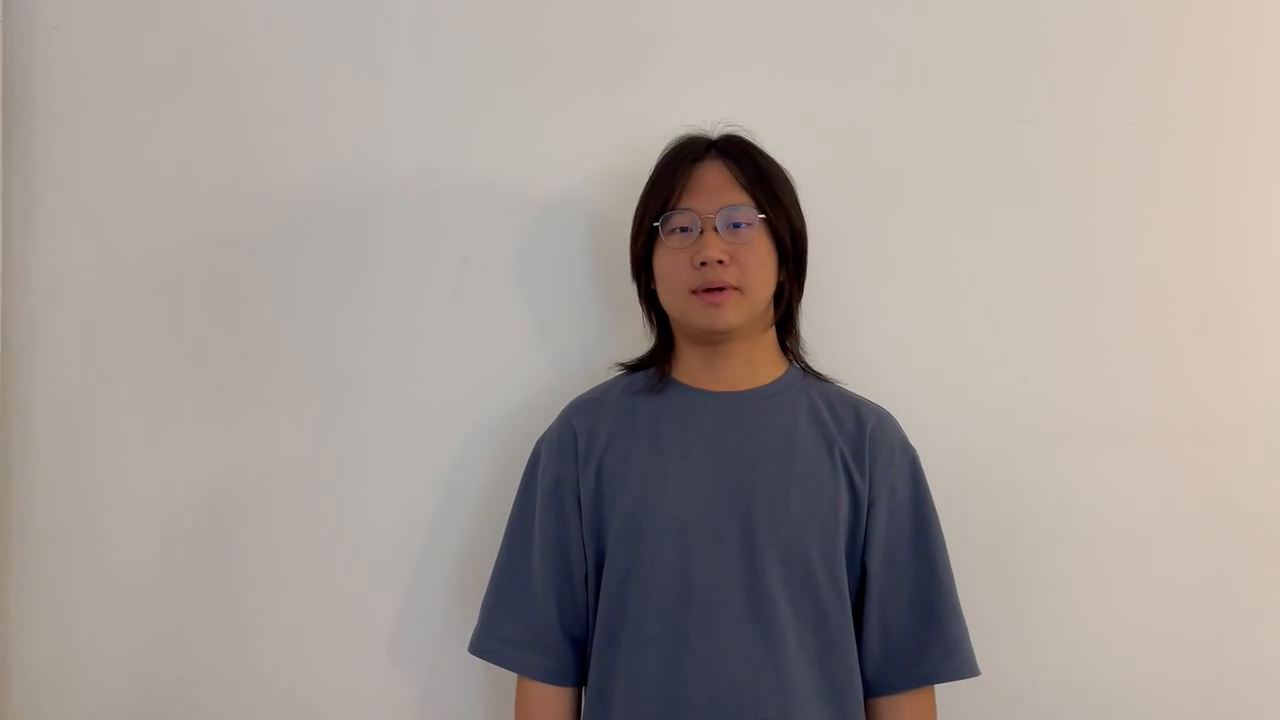
#> input picture frame 46 of materials/gestures/Homogeneity1_TargetPremise(Positive).mp4, 1280 x 720 px
$ python anonymize_videos.py
#> lines starting #> are read from the running program, lines starting #| are printed output that depends on the picture; after the words box and inside, x2 and y2 are one past the last pixel; in counts of white or black regions, pixels touching at a corner belong together
#> further down, frame is the input picture: shape (720, 1280, 3); mean B, G, R 150.2, 155, 163.3
from pathlib import Path
import cv2

def cartoonize(frame):
    gray = cv2.cvtColor(frame, cv2.COLOR_BGR2GRAY)
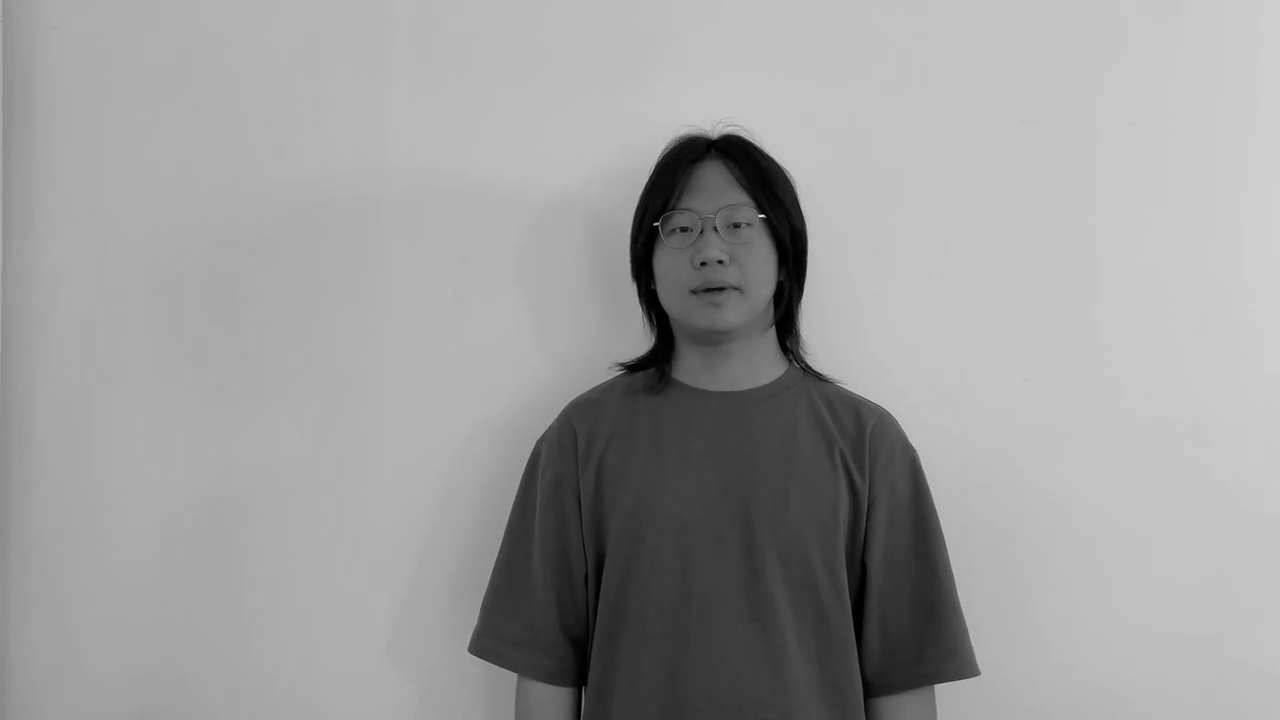
#> gray: shape (720, 1280); min 0, max 233, mean 157
    gray = cv2.medianBlur(gray, 11)
    edges = cv2.adaptiveThreshold(
        gray, 255,
        cv2.ADAPTIVE_THRESH_MEAN_C,
        cv2.THRESH_BINARY,
        15, 8
    )
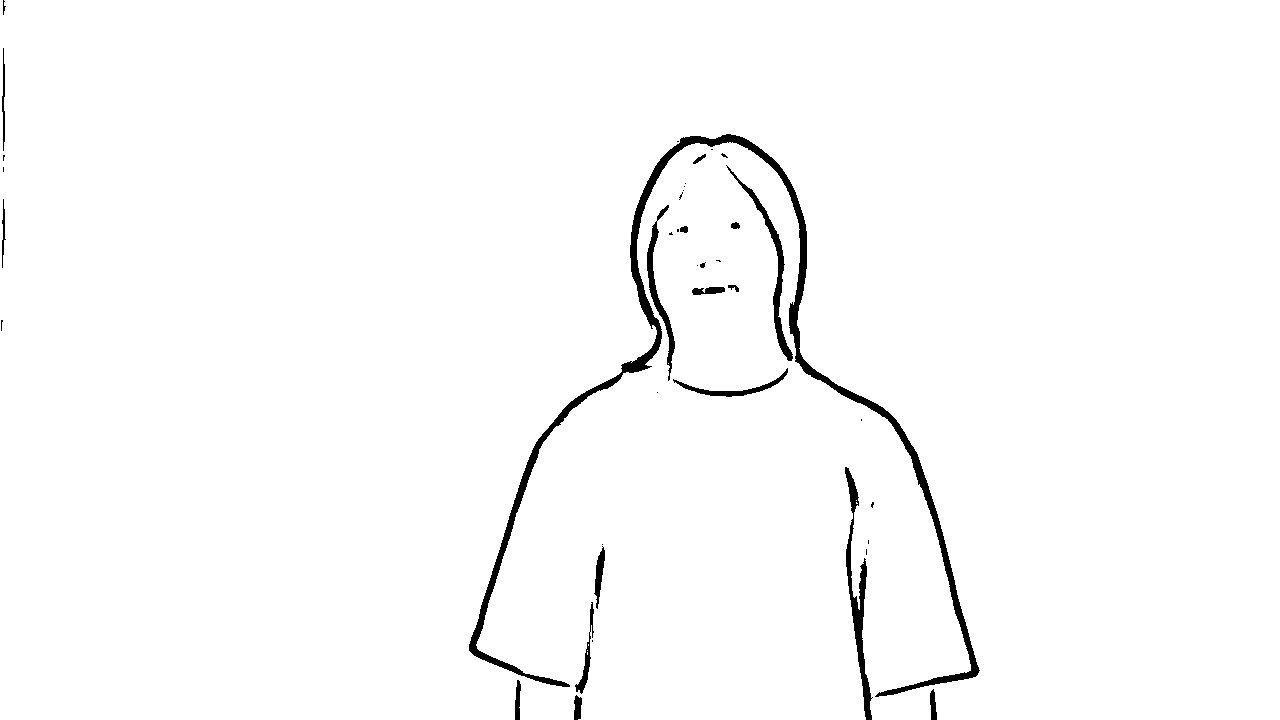
#> edges: shape (720, 1280); 98.2% white; 40 black regions (21 under 20 px), largest, box (x1, y1, x2, y2) and area: (469, 134, 980, 697) 9974, (845, 467, 873, 720) 1732, (726, 165, 793, 361) 1208
    color = cv2.bilateralFilter(frame, 9, 300, 300)
    return cv2.bitwise_and(color, color, mask=edges)


# anonymize_videos.py is inside ...\multimodal-vlm-inference\code
project_dir = Path(__file__).resolve().parent.parent

input_path = project_dir / "materials" / "gestures" / "Homogeneity1_TargetPremise(Positive).mp4"
output_path = project_dir / "materials" / "gestures" / "cartoon_noaudio.mp4"

print("Input:", input_path)
print("Exists:", input_path.exists())

cap = cv2.VideoCapture(str(input_path))

if not cap.isOpened():
    raise RuntimeError(f"Could not open video: {input_path}")

fps = cap.get(cv2.CAP_PROP_FPS)
w = int(cap.get(cv2.CAP_PROP_FRAME_WIDTH))
h = int(cap.get(cv2.CAP_PROP_FRAME_HEIGHT))

out = cv2.VideoWriter(
    str(output_path),
    cv2.VideoWriter_fourcc(*"mp4v"),
    fps,
    (w, h)
)

while True:
    ok, frame = cap.read()
    if not ok:
        break

    out.write(cartoonize(frame))

cap.release()
out.release()

print("Saved:", output_path)

$ run again, starting later in the video
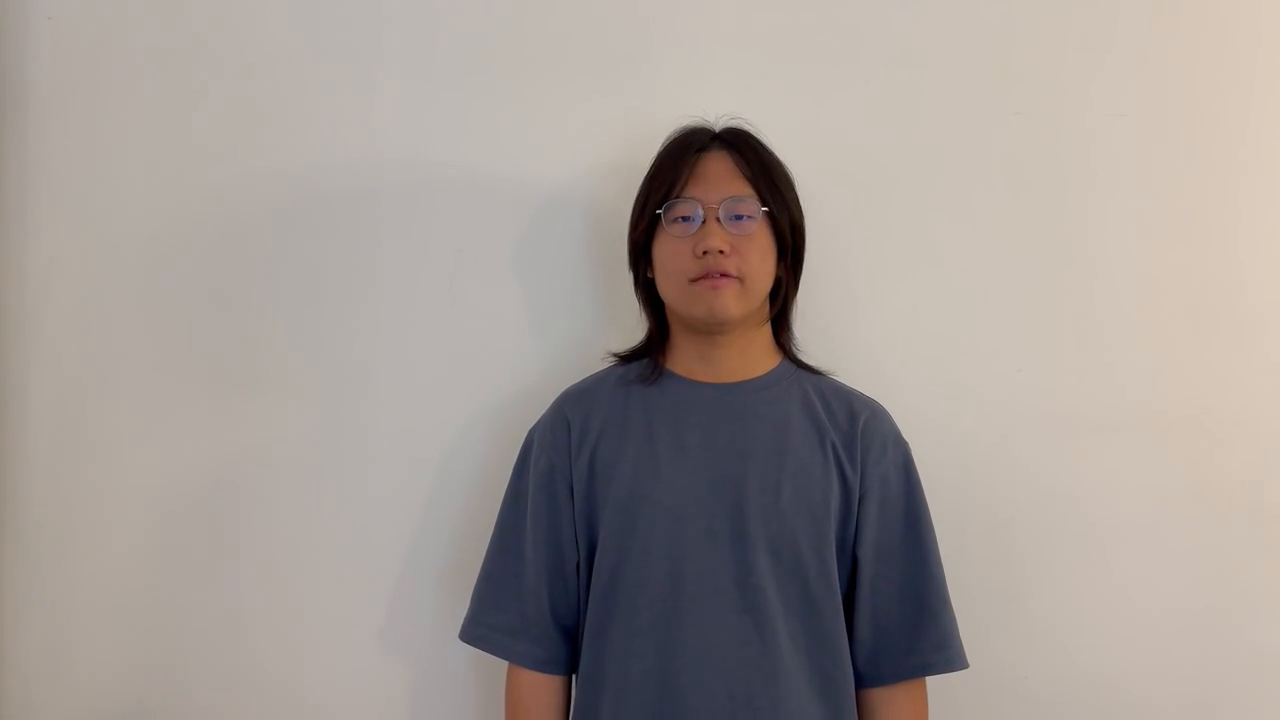
#> input picture frame 208 of materials/gestures/Homogeneity1_TargetPremise(Positive).mp4, 1280 x 720 px
#> frame is the input picture: shape (720, 1280, 3); mean B, G, R 150, 154.7, 163.1
#> in cartoonize, `gray = cv2.cvtColor(frame, cv2.COLOR_BGR2GRAY)`:
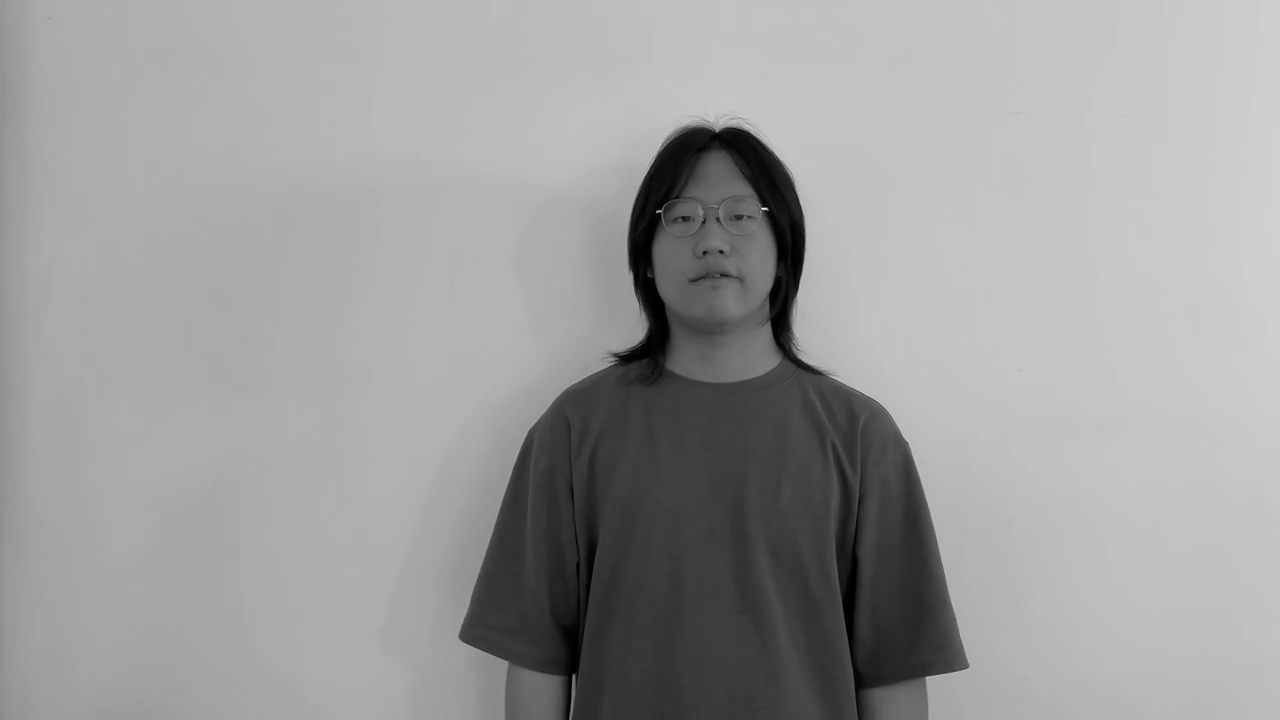
#> gray: shape (720, 1280); min 0, max 242, mean 156.7
#> in cartoonize, `edges = cv2.adaptiveThreshold( gray, 255, cv2.ADAPTIVE_THRESH_MEAN_C, ..`:
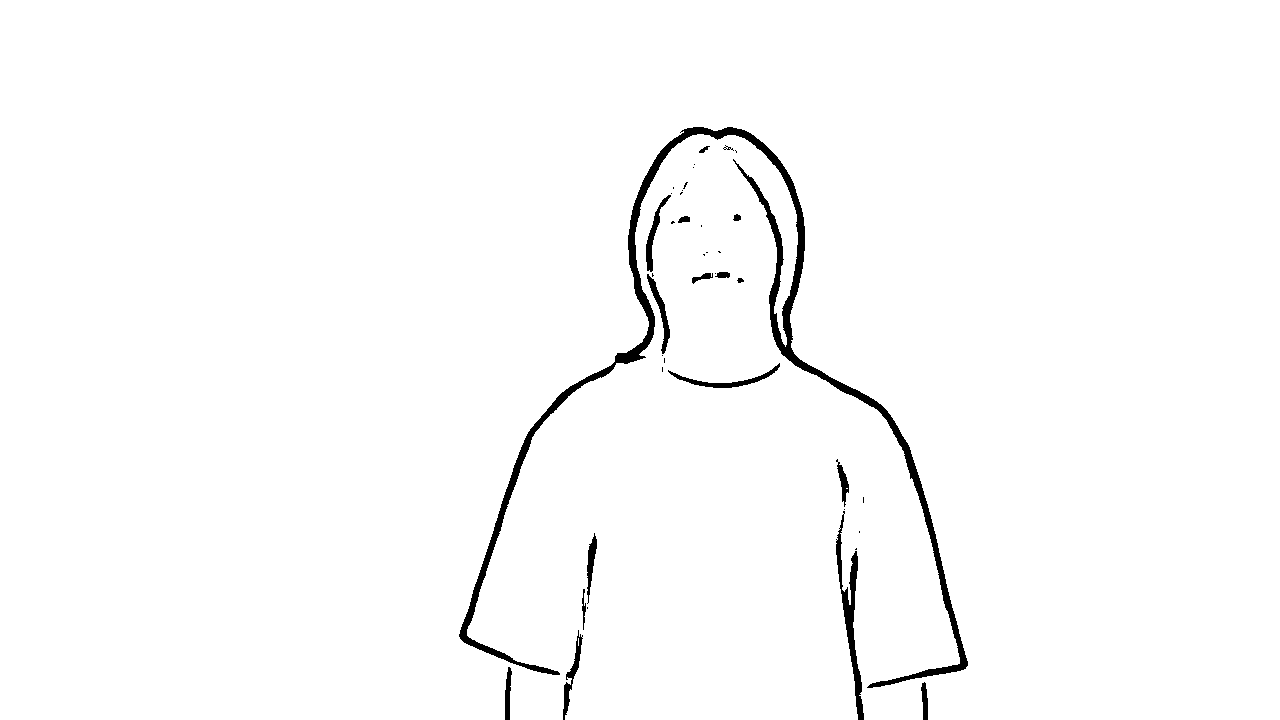
#> edges: shape (720, 1280); 98.3% white; 41 black regions (23 under 20 px), largest, box (x1, y1, x2, y2) and area: (459, 127, 968, 688) 11103, (836, 511, 864, 720) 1459, (668, 363, 780, 388) 515

$ run again, starting later in the video
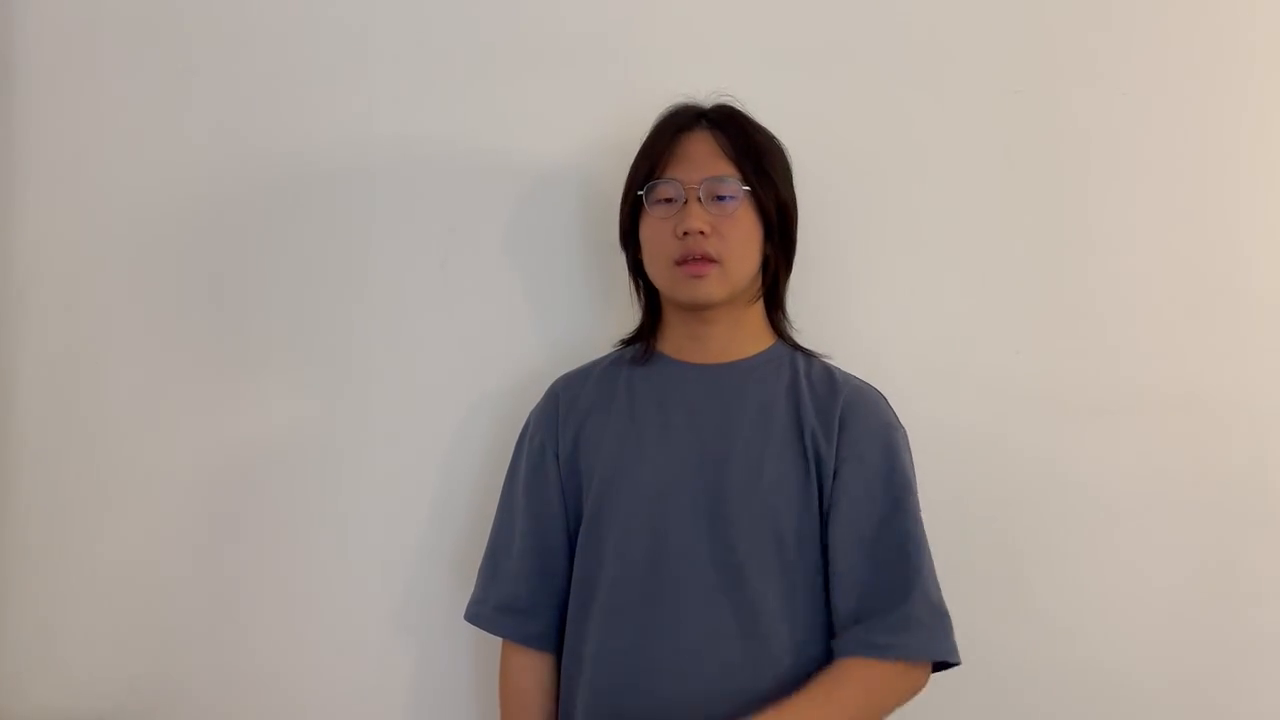
#> input picture frame 371 of materials/gestures/Homogeneity1_TargetPremise(Positive).mp4, 1280 x 720 px
#> frame is the input picture: shape (720, 1280, 3); mean B, G, R 149.1, 154, 162.9
#> in cartoonize, `gray = cv2.cvtColor(frame, cv2.COLOR_BGR2GRAY)`:
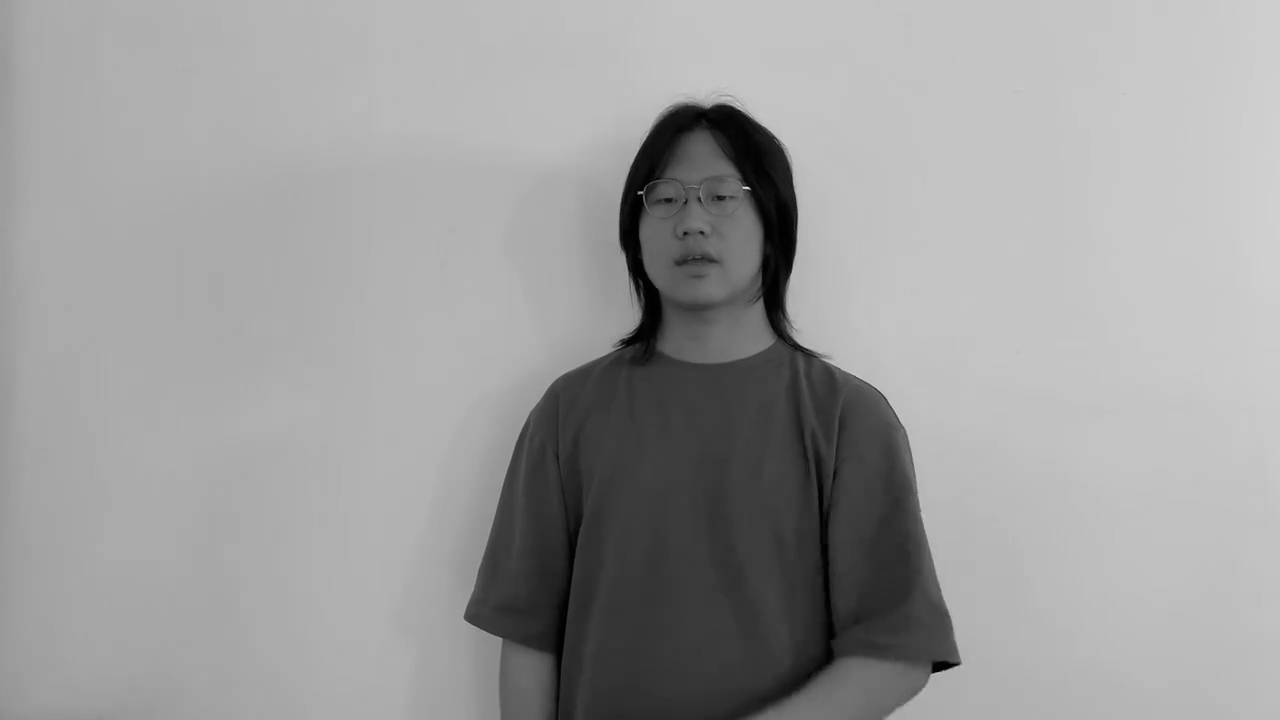
#> gray: shape (720, 1280); min 0, max 218, mean 156.2
#> in cartoonize, `edges = cv2.adaptiveThreshold( gray, 255, cv2.ADAPTIVE_THRESH_MEAN_C, ..`:
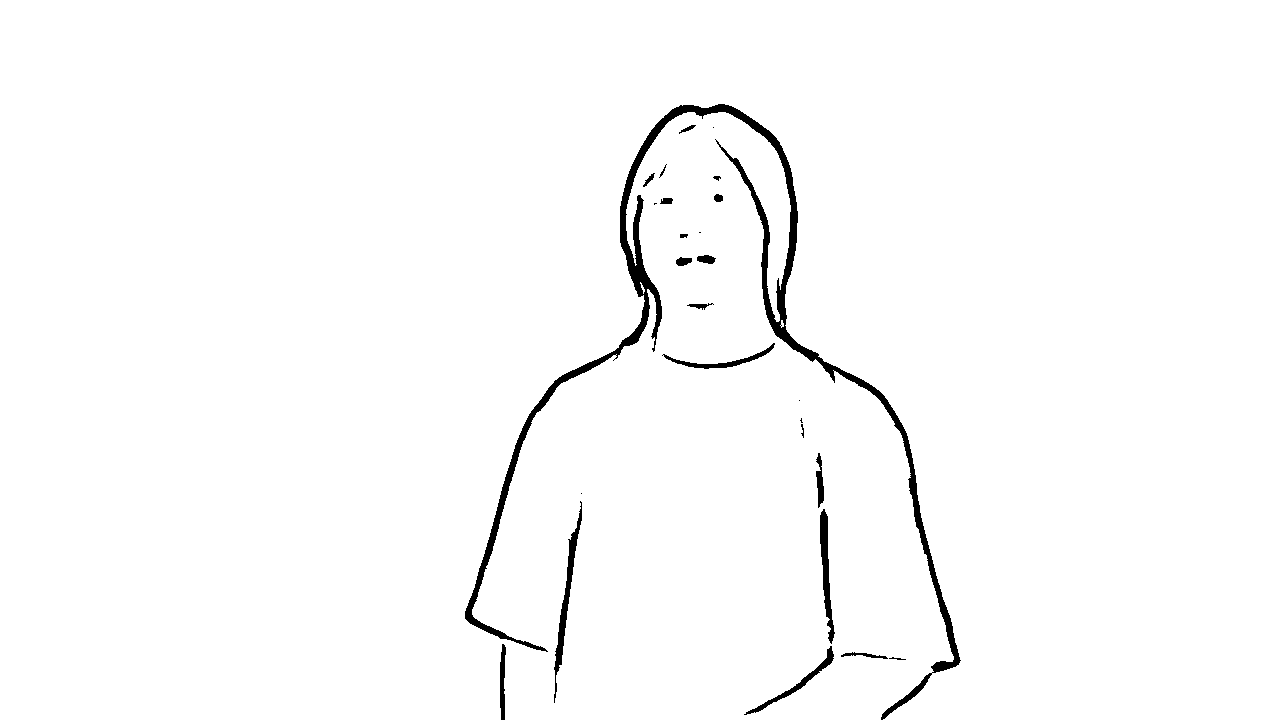
#> edges: shape (720, 1280); 98.3% white; 26 black regions (6 under 20 px), largest, box (x1, y1, x2, y2) and area: (465, 104, 961, 720) 11742, (554, 501, 582, 703) 1001, (820, 509, 835, 644) 835
